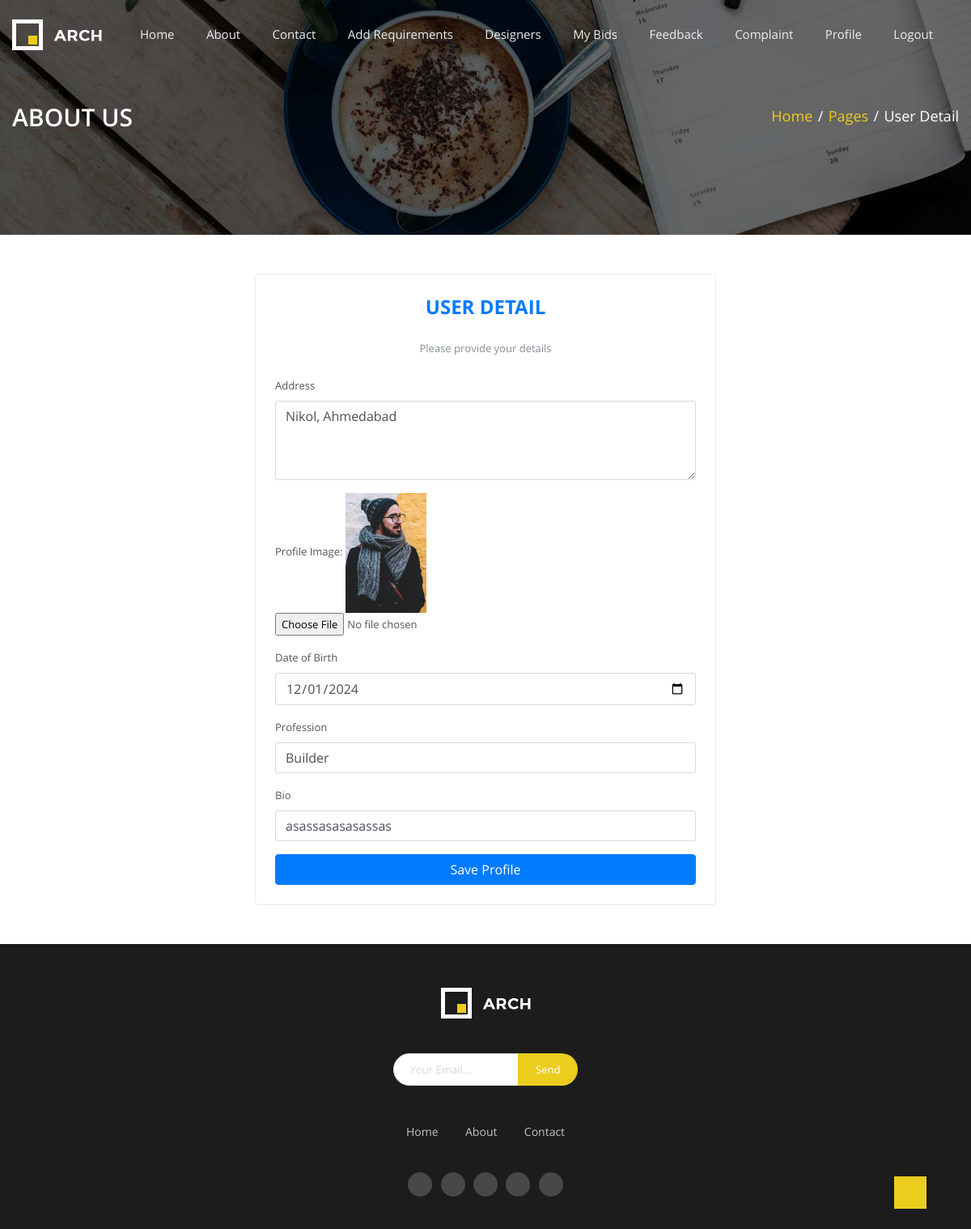
/editprofile (signed in), run on the app's committed database.
### myapp/models.py (models this page shows, shortened)
class UserProfile(models.Model):
    user = models.ForeignKey(Login, on_delete=models.CASCADE)
    address = models.TextField()
    date_of_birth = models.DateField(blank=True, null=True)
    profession = models.CharField(max_length=100)  # User's profession
    bio = models.TextField(blank=True, null=True)  # Brief introduction
    userprofile_image = models.ImageField(upload_to='media/', blank=True, null=True)
    def user_image(self):
        return mark_safe('<img src = "{}" width = "100">'.format(self.userprofile_image.url))
    user_image.allow_tags = True

### myapp/views.py (the view)
# urls.py: path('editprofile', views.editprofile, name='editprofile'),
def editprofile(request):
    context = checksession(request)
    uid = request.session['log_id']
    edituser = UserProfile.objects.get(user=Login(id=uid))
    context.update({
        'data': edituser,
    })
    return render(request,'edituserdetail.html',context)

### myapp/views.py (called while the page is built)
def checksession(request):
    uid = request.session.get('log_id')
    if not uid:
        return None
    try:
        userdata = Login.objects.get(id=uid)
        is_designer = userdata.role == "Designer"
        if is_designer:
            try:
                profile = DesignerProfile.objects.get(user=userdata)
            except DesignerProfile.DoesNotExist:
                profile = None
        else:
            try:
                profile = UserProfile.objects.get(user=userdata)
            except UserProfile.DoesNotExist:
                profile = None
        context = {
            'userdata': userdata,
            'is_designer': is_designer,
            'profile': profile,
        }
        return context
    except Login.DoesNotExist:
        return None

### myapp/templates/edituserdetail.html (shortened to what this page needs)
{%extends 'base.html'%}
{%block main%}
{%load static%}
    <section class="navigation">
      <div class="parallax parallax--nav-1">
        <div class="container clearfix">
          <div class="row">
            <div class="col-md-12">
              <h2>
                about us
              </h2>
              <ul class="breadcrumbs ul--inline ul--no-style">
                <li>
                  <a href=" {% static 'index.html' %} ">Home</a>
                </li>
                <span>/</span>
                <li>
                  <a href="#">Pages</a>
                </li>
                <span>/</span>
                <li class="active">
                 User Detail
                </li>
              </ul>
            </div>
          </div>
        </div>
      </div>
    </section>
<form class="custom-form" action="/update" method="post" enctype="multipart/form-data">
    <div class="container py-5">
        <div class="row justify-content-center">
            <div class="col-lg-6 col-md-8 col-sm-10">
                <div class="vendor-detail-content border shadow-sm p-4 rounded bg-white">
                    <h3 class="text-center mb-4 text-primary">User Detail</h3>
                    <p class="text-center text-muted mb-4">Please provide your details</p>
                    <div class="custom-form-input mb-3">
                        <label for="address">Address</label>
                        <textarea class="form-control rounded-pill" id="address" name="address1" rows="4" required>{{data.address}}</textarea>
                    </div>
                    <div class="custom-form-input mb-3">
                        <label>Profile Image:</label>
                        <img src="/media/{{data.userprofile_image}}" width="100px">
                        <input type="file" name="profile_image1" class="form-control-file" accept="image/*">
                    </div>
                    <div class="custom-form-input mb-3">
                        <label for="date_of_birth">Date of Birth</label>
                        <input type="date" class="form-control rounded-pill" id="date_of_birth" name="date_of_birth1" value="{{data.date_of_birth | date:'Y-m-d'}}" required>
                    </div>
                    <div class="custom-form-input mb-3">
                        <label for="profession">Profession</label>
                        <input type="text" class="form-control rounded-pill" id="profession" name="profession1" value="{{data.profession}}" required>
                    </div>
                    <div class="custom-form-input mb-3">
                        <label for="bio">Bio</label>
                        <input type="text" class="form-control rounded-pill" name="bio1" id="bio" value="{{data.bio}}" required>
                    </div>
                    <div class="text-center">
                        <button type="submit" class="btn btn-primary btn-block w-100 py-2 rounded-pill shadow">
                            Save Profile
                        </button>
                    </div>
                </div>
            </div>
        </div>
    </div>
</form>
{%endblock%}

### data on the page
UserProfile: address1 "Nikol, Ahmedabad", userprofile_image (picture), date_of_birth1 "12/01/2024", profession1 "Builder", bio1 "asassasasasassas"
